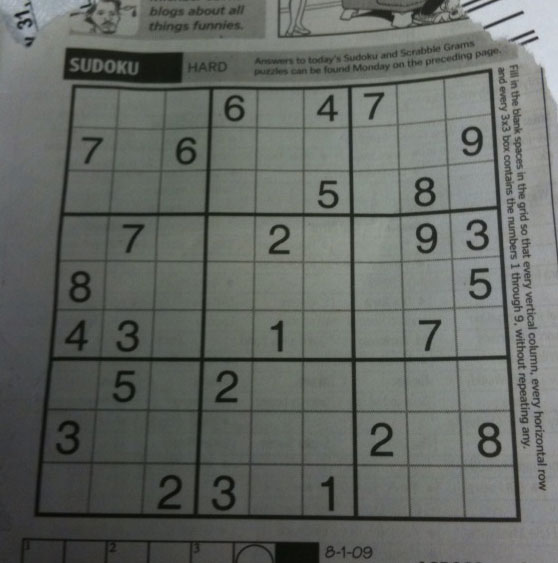
//> input picture CppImageProcessing/images/sudoku.png, 558 x 563 px
$ ./hough_line   (built with g++ and OpenCV 4)
//> lines starting //> are read from the running program, lines starting //| are printed output that depends on the picture
/**
 * @brief Goal
 * In this tutorial will learn how to:
 * ---- Use the OpenCV functions HoughLines() and HoughLinesP()
 *      to detect lines in an image.
 *
 * OpenCV implements two kind of Hough Line Transforms:
 * a. The Standard Hough Transform[function cv::HoughLines()]
 *    It consists in pretty much what we just explained.
 *    It gives you as result a vector of couples (θ,rθ)
 *
 * b. The Probabilistic Hough Line Transform[function cv::HoughLinesP()]
 *    A more efficient implementation of the Hough Line Transform.
 *    It gives as output the extremes of the detected lines (x0,y0,x1,y1)
 *
 * @file hough_line.cpp
 * @author Wei Li (weili_yzzcq@163.com)
 * @date 2023-05-04
 * @version OpenCV 4.7 examples
 *
 */

#include <iostream>
#include <vector>

#include <opencv2/core.hpp> /* CV_PI */
#include <opencv2/core/fast_math.hpp> /* cvRound */
#include <opencv2/imgproc.hpp>
#include <opencv2/imgcodecs.hpp>
#include <opencv2/highgui.hpp>
#include <opencv2/core/utils/logger.hpp>

/**
 * @brief main function
 */
int main(int argc, char const *argv[])
{
    cv::utils::logging::setLogLevel(
        cv::utils::logging::LogLevel::LOG_LEVEL_ERROR);
    /* ------------------------------------------
        Brief how-to for this program
    ------------------------------------------ */
    const char *default_file = "sudoku.png";
    const char *filename = argc >= 2 ? argv[1] : default_file;
    cv::Mat src = cv::imread(cv::samples::findFile(filename),
                             cv::IMREAD_GRAYSCALE);
//> src: 563 rows x 558 cols, CV_8UC1; min 7, max 218, mean 101.8
    if (src.empty())
    {
        printf(" Error opening image\n");
        printf(" Program Arguments: [image_name -- default %s] \n", default_file);

        return EXIT_FAILURE;
    }

    // Edge detection
    cv::Mat dst;
    cv::Canny(src, dst, 50, 200, 3);
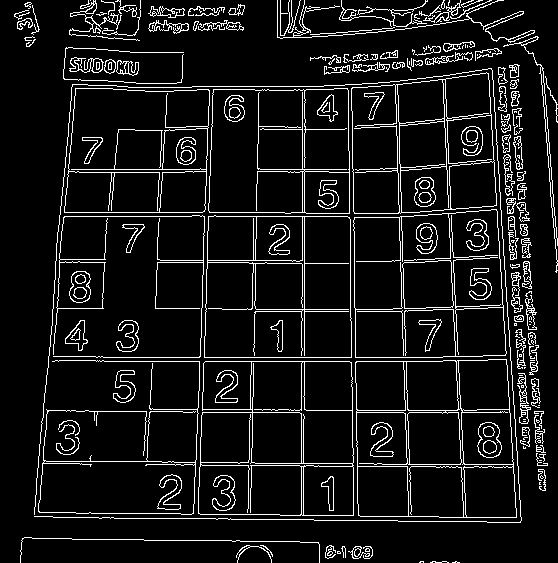
//> dst: 563 rows x 558 cols, CV_8UC1; 8.7% white in thin lines or dots
    // Copy edges to the images that will display the results in BGR
    cv::Mat cdst;
    cv::cvtColor(dst, cdst, cv::COLOR_GRAY2BGR);
//> cdst: 563 rows x 558 cols, CV_8UC3; 8.7% white in thin lines or dots
    cv::Mat cdstP;
    cdstP = cdst.clone();

    // Standard Hough Line Transform
    std::vector<cv::Vec2f> lines; /* will hold the results of the detection */
    cv::HoughLines(dst, lines, 1, CV_PI / 180, 150, 0, 0);
//> lines = 62 lines (rho, theta), first 12: [361, 1.57], [357, 1.57], [304, 0], [212, 0.03], [216, 0.03], [216, 1.57], [-349, 3.12], [169, 1.57], [212, 1.57], [-393, 3.11], [412, 1.57], [-436, 3.09]
    // Draw the lines
    for (size_t i = 0; i < lines.size(); ++i)
    {
        float rho = lines[i][0], theta = lines[i][1];
        cv::Point pt1, pt2;
        double a = cos(theta), b = sin(theta);
        double x0 = a * rho, y0 = b * rho;
        pt1.x = cvRound(x0 + 1000 * (-b));
        pt1.y = cvRound(y0 + 1000 * (a));
        pt2.x = cvRound(x0 - 1000 * (-b));
        pt2.y = cvRound(y0 - 1000 * (a));

        cv::line(cdst, pt1, pt2, cv::Scalar(0, 0, 255), 3, cv::LINE_AA);
    }
//> this loop made 62 passes
//> (rho, theta, a, b, x0, y0) on passes 1 to 12: (361, 1.57, -4.37e-08, 1, -1.58e-05, 361), (357, 1.57, -4.37e-08, 1, -1.56e-05, 357), (304, 0, 1, 0, 304, 0), (212, 0.0349, 0.999, 0.0349, 211.9, 7.4), (216, 0.0349, 0.999, 0.0349, 215.9, 7.54), (216, 1.57, -4.37e-08, 1, -9.44e-06, 216), (-349, 3.12, -1, 0.0175, 348.9, -6.09), (169, 1.57, -4.37e-08, 1, -7.39e-06, 169), (212, 1.57, -4.37e-08, 1, -9.27e-06, 212), (-393, 3.11, -0.999, 0.0349, 392.8, -13.72), (412, 1.57, -4.37e-08, 1, -1.8e-05, 412), (-436, 3.09, -0.999, 0.0523, 435.4, -22.82)
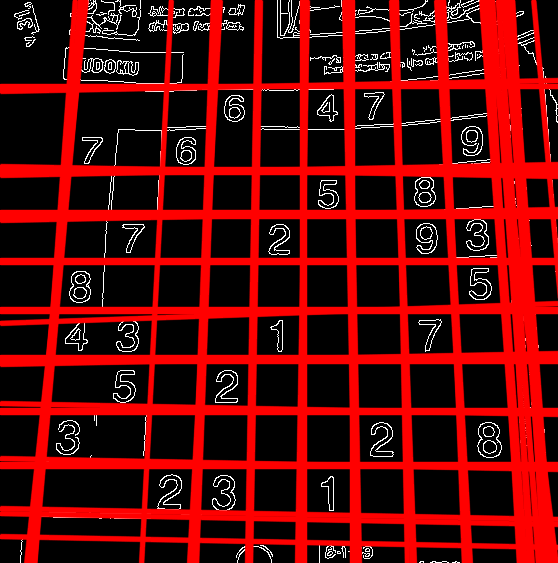
//> cdst: 563 rows x 558 cols, CV_8UC3; mean B, G, R 7.4, 7.4, 92.3

    // Probabilistic Line Transform
    std::vector<cv::Vec4i> linesP; /* will hold the results of the detection */
    HoughLinesP(dst, linesP, 1, CV_PI / 180, 50, 50, 10);
//> linesP = 167 lines (x1, y1, x2, y2), first 8: [96, 361, 442, 361], [59, 216, 347, 216], [304, 418, 304, 86], [355, 320, 357, 491], [401, 211, 411, 521], [208, 230, 213, 86], [195, 476, 198, 391], [448, 209, 464, 521]
    // Draw the lines
    for (size_t i = 0; i < linesP.size(); i++)
    {
        cv::Vec4i l = linesP[i];
        cv::line(cdstP, cv::Point(l[0], l[1]), cv::Point(l[2], l[3]),
                 cv::Scalar(0, 0, 255), 3, cv::LINE_AA);
    }
//> this loop made 167 passes
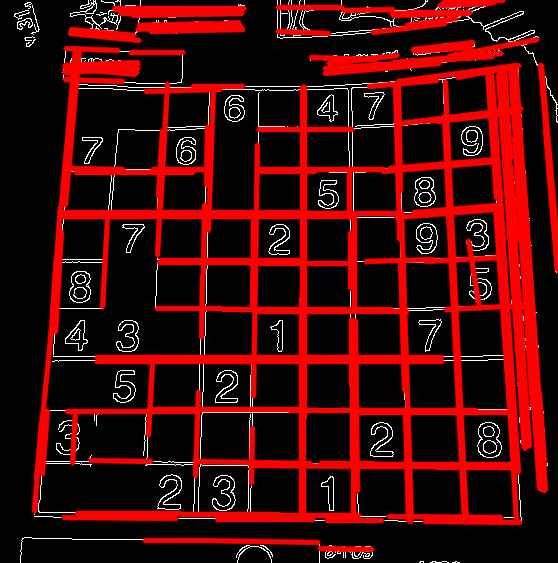
//> cdstP: 563 rows x 558 cols, CV_8UC3; mean B, G, R 7.3, 7.3, 67.3

    cv::imshow("Source", src);
    cv::imshow("Detected Lines (in red) - Standard Hough Line Transform", cdst);
    cv::imshow("Detected Lines (in red) - Probabilistic Line Transform", cdstP);

    cv::waitKey(0);

    return EXIT_SUCCESS;
}

$ run again, with CppImageProcessing/images/chicky_512.png copied over CppImageProcessing/images/sudoku.png
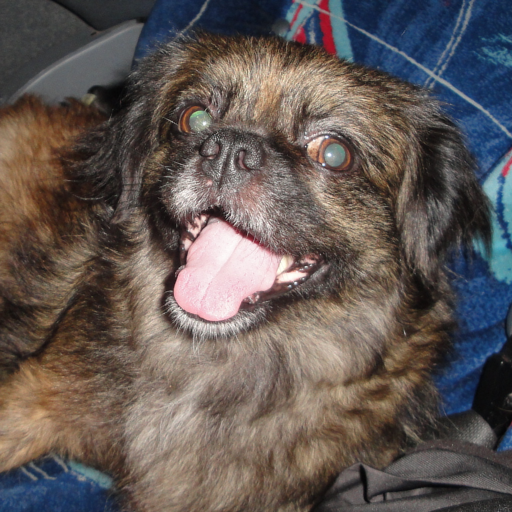
//> input picture CppImageProcessing/images/chicky_512.png, 512 x 512 px
//> `cv::Canny(src, dst, 50, 200, 3);`:
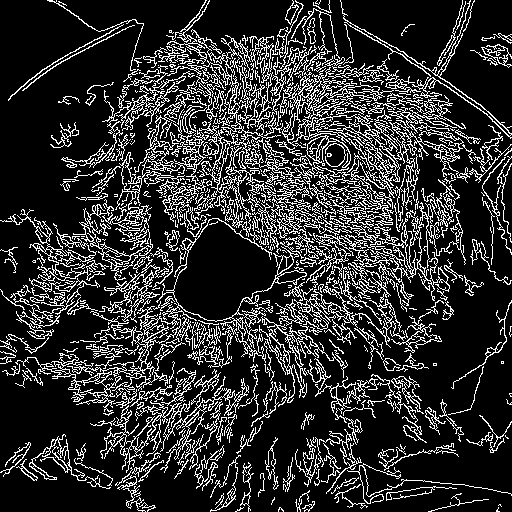
//> dst: 512 rows x 512 cols, CV_8UC1; 18.8% white in thin lines or dots
//> lines = 1943 lines (rho, theta), first 12: [392, 0.79], [387, 0.79], [390, 0.79], [-49, 2.36], [450, 0.79], [395, 0.79], [404, 0.79], [291, 0.79], [385, 0.79], [-23, 2.36], [-45, 2.36], [332, 0.79]
//> the loop `for (size_t i = 0; i < lines.size(); ++i)` made 1943 passes
//> (rho, theta, a, b, x0, y0) on passes 1 to 3: (392, 0.785, 0.707, 0.707, 277.2, 277.2), (387, 0.785, 0.707, 0.707, 273.7, 273.7), (390, 0.785, 0.707, 0.707, 275.8, 275.8)
//> linesP = 661 lines (x1, y1, x2, y2), first 8: [130, 67, 347, 284], [287, 281, 397, 171], [275, 277, 461, 91], [215, 422, 511, 126], [279, 265, 456, 88], [211, 361, 269, 303], [302, 164, 413, 275], [171, 219, 283, 160]
//> the loop `for (size_t i = 0; i < linesP.size(); i++)` made 661 passes
//> after the loop `for (size_t i = 0; i < linesP.size(); i++)`:
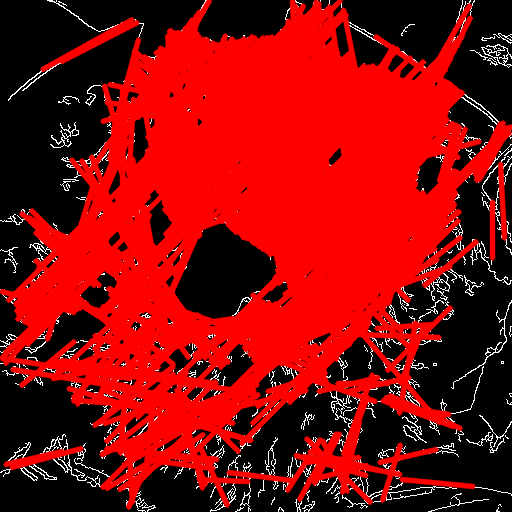
//> cdstP: 512 rows x 512 cols, CV_8UC3; mean B, G, R 7.9, 7.9, 138.7
